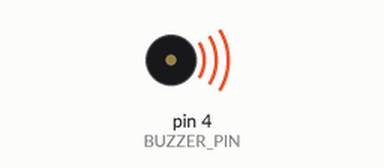
This sketch was run on a simulated Arduino Uno, built with avr-gcc and run on an emulated ATmega328P. Shown: buzzer (waves = sounding).

Above: at 0.1 s.
At 2.1 s:
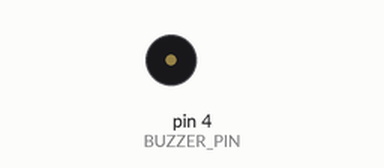
Timing chart, 0 to 3.6 s (numbered marks = the images above):
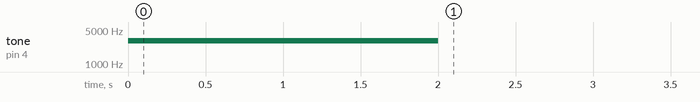

The sketch:

Buzzer_V1.ino
```cpp
#include <Servo.h>

//Définition de constantes symboliques
#define BUZZER_PIN 4

void setup()
{
  //générer le son par la fonction "tone()"
  tone(BUZZER_PIN, 3000);
  delay(2000);

  //arrêter le son par la fonction "noTone()"
  noTone(BUZZER_PIN);
  delay(1000);
}

void loop() {

}
```
